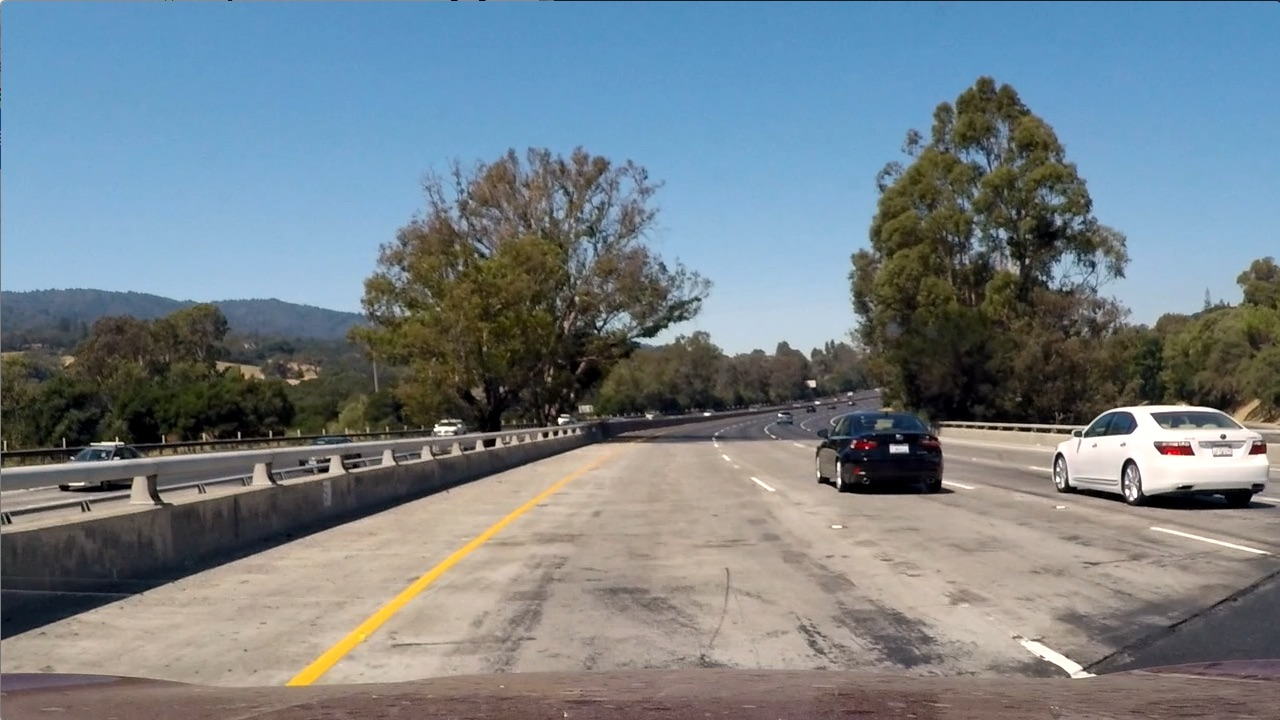
#> input picture test_images/test1.jpg, 1280 x 720 px; its folder holds only this picture in this run
$ jupyter execute image_gen.ipynb   (shell and % lines are left out)   (older library calls are emulated)
#> lines starting #> are read from the running program, lines starting #| are printed output that depends on the picture; after the words box and inside, x2 and y2 are one past the last pixel; in counts of white or black regions, pixels touching at a corner belong together
[cell 1]
import numpy as np
import cv2
import matplotlib.image as mpimg
import matplotlib.pyplot as plt
import glob
import pickle

[cell 2]
# Load saved pickle data

dist_pickle = pickle.load(open("camera_cal/calibration_pickle.p","rb"))
#> (reads camera_cal/calibration_pickle.p from the repository)
dist = dist_pickle["dist"]
mtx = dist_pickle["mtx"]

[cell 3]
class tracker():

    def __init__(self,mywindow_widh,mywindow_height,mymargin,my_ym=1,my_xm=1,my_smooth_factor=15):
        self.recent_centers=[]
        self.window_width=mywindow_widh
        self.window_height=mywindow_height
        self.margin=mymargin
        self.ym_per_pix=my_ym
        self.xm_per_pix=my_xm
        self.smooth_factor=my_smooth_factor


    def find_window_centroids(self,image):

        window_centroids = [] # Store the (left,right) window centroid positions per level
        window = np.ones(self.window_width) # Create our window template that we will use for convolutions

        # First find the two starting positions for the left and right lane by using np.sum to get the vertical image slice
        # and then np.convolve the vertical image slice with the window template

        # Sum quarter bottom of image to get slice, could use a different ratio
        l_sum = np.sum(image[int(3*image.shape[0]/4):,:int(image.shape[1]/2)], axis=0)
        l_center = np.argmax(np.convolve(window,l_sum))-window_width/2
        r_sum = np.sum(image[int(3*image.shape[0]/4):,int(image.shape[1]/2):], axis=0)
        r_center = np.argmax(np.convolve(window,r_sum))-window_width/2+int(image.shape[1]/2)

        # Add what we found for the first layer
        window_centroids.append((l_center,r_center))

        # Go through each layer looking for max pixel locations
        for level in range(1,(int)(image.shape[0]/self.window_height)):
            # convolve the window into the vertical slice of the image
            image_layer = np.sum(image[int(image.shape[0]-(level+1)*self.window_height):int(image.shape[0]-level*window_height),:], axis=0)
            conv_signal = np.convolve(window, image_layer)
            # Find the best left centroid by using past left center as a reference
            # Use window_width/2 as offset because convolution signal reference is at right side of window, not center of window
            offset = self.window_width/2
            l_min_index = int(max(l_center+offset-self.margin,0))
            l_max_index = int(min(l_center+offset+self.margin,image.shape[1]))
            l_center = np.argmax(conv_signal[l_min_index:l_max_index])+l_min_index-offset
            # Find the best right centroid by using past right center as a reference
            r_min_index = int(max(r_center+offset-self.margin,0))
            r_max_index = int(min(r_center+offset+self.margin,image.shape[1]))
            r_center = np.argmax(conv_signal[r_min_index:r_max_index])+r_min_index-offset
            # Add what we found for that layer
            window_centroids.append((l_center,r_center))
#             self.recent_centers = window_centroids
        return window_centroids

[cell 4]
def window_mask(width,height,img_ref,center,level):
    output = np.zeros_like(img_ref)
    output[int(img_ref.shape[0]-(level+1)*height):int(img_ref.shape[0]-level*height),max(0,int(center-width/2)):min(int(center+width/2),img_ref.shape[1])] = 1
    return output

[cell 5]
def abs_sobel_thresh(image, orient='x',sobel_kernel = 3,thresh=(0,255)):


    #     Convert to grayscale
    gray = cv2.cvtColor(image,cv2.COLOR_RGB2GRAY)
    #     Take the derivate in given x or y orient
    if orient=='x':
        sobel = cv2.Sobel(gray,cv2.CV_64F,1,0,ksize=sobel_kernel)
    if orient=='y':
        sobel = cv2.Sobel(gray,cv2.CV_64F,0,1,ksize = sobel_kernel)

    # Calculate the absolute value of x derivate
    abs_sobel = np.absolute(sobel)

    #     scale to 8 bit
    scaled_sobel = np.uint8(255*abs_sobel/np.max(abs_sobel))
    #     create a binary threshold
    binary_output = np.zeros_like(scaled_sobel)
    binary_output[(scaled_sobel>=thresh[0]) & (scaled_sobel<thresh[1])]=1

    return binary_output

# Define a function to return the magnitude of the gradient
# for a given sobel kernel size and threshold values
def mag_thresh(img, sobel_kernel=3, mag_thresh=(0, 255)):
    # Convert to grayscale
    gray = cv2.cvtColor(img, cv2.COLOR_RGB2GRAY)
    # Take both Sobel x and y gradients
    sobelx = cv2.Sobel(gray, cv2.CV_64F, 1, 0, ksize=sobel_kernel)
    sobely = cv2.Sobel(gray, cv2.CV_64F, 0, 1, ksize=sobel_kernel)
    # Calculate the gradient magnitude
    gradmag = np.sqrt(sobelx**2 + sobely**2)
    # Rescale to 8 bit
    scale_factor = np.max(gradmag)/255
    gradmag = (gradmag/scale_factor).astype(np.uint8)
    # Create a binary image of ones where threshold is met, zeros otherwise
    binary_output = np.zeros_like(gradmag)
    binary_output[(gradmag >= mag_thresh[0]) & (gradmag <= mag_thresh[1])] = 1

    # Return the binary image
    return binary_output

def color_thresh(image,sthresh=(0,255),vthresh=(0,255)):
    hls = cv2.cvtColor(image,cv2.COLOR_RGB2HLS)
    s_channel = hls[:,:,2]
    s_binary = np.zeros_like(s_channel)
    s_binary[(s_channel >= sthresh[0])&(s_channel <= sthresh[1])]=1

#     hsv = cv2.cvtColor(image,cv2.COLOR_RGB2HSV)
#     v_channel= hsv[:,:,2]
#     v_binary = np.zeros_like(v_channel)
#     v_binary[(v_channel >= vthresh[0]) & (v_channel < vthresh[1])]=1

    output = np.zeros_like(s_channel)

    output[(s_binary==1) ]=1
#     output[(s_binary==1) & (v_binary==1)]=1
    # Stack each channel
#     color_binary = np.dstack(( np.zeros_like(sxbinary), sxbinary, s_binary)) * 255

#     write_img = 'color_thresh_image'+str(idx)+'.jpg'
#     cv2.imwrite('output_images/'+write_img,output)


    return output

# Define a function to threshold an image for a given range and Sobel kernel
def dir_threshold(img, sobel_kernel=3, thresh=(0, np.pi/2)):
    # Grayscale
    gray = cv2.cvtColor(img, cv2.COLOR_RGB2GRAY)
    # Calculate the x and y gradients
    sobelx = cv2.Sobel(gray, cv2.CV_64F, 1, 0, ksize=sobel_kernel)
    sobely = cv2.Sobel(gray, cv2.CV_64F, 0, 1, ksize=sobel_kernel)
    # Take the absolute value of the gradient direction,
    # apply a threshold, and create a binary image result
    absgraddir = np.arctan2(np.absolute(sobely), np.absolute(sobelx))
    binary_output =  np.zeros_like(absgraddir)
    binary_output[(absgraddir >= thresh[0]) & (absgraddir <= thresh[1])] = 1

    # Return the binary image
    return binary_output

[cell 6]
# Read Images
images = glob.glob('test_images/test*.jpg')
print(len(images))
for idx,fname in enumerate(images):
    img= cv2.imread(fname)
#> img is the input picture: shape (720, 1280, 3); mean B, G, R 135.5, 128.7, 117.5
    img = cv2.undistort(img,mtx,dist,None,mtx)

    combined_binary = np.zeros_like(img[:,:,0])

    gradx = abs_sobel_thresh(img,orient='x',thresh=(20,100))
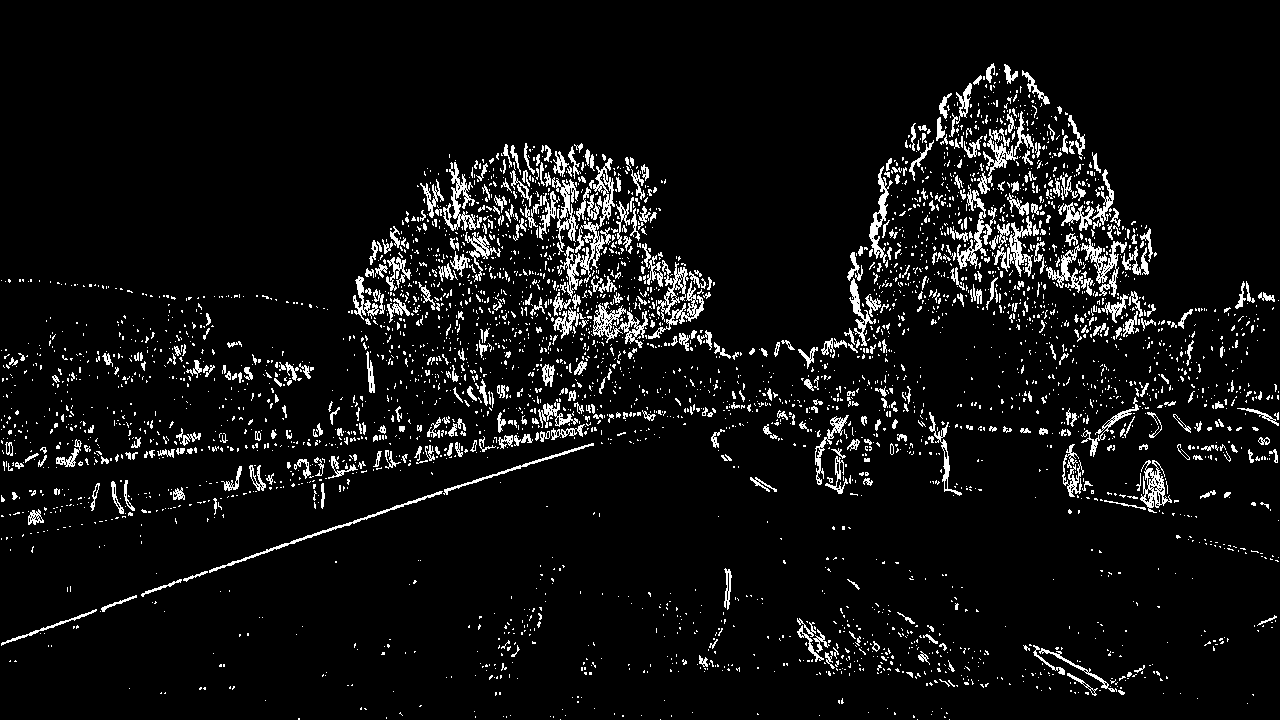
#> gradx: shape (720, 1280); values 0 (black) and 1 (white), 6.5% white in thin lines or dots
    grady = abs_sobel_thresh(img,orient='y',thresh=(25,255))
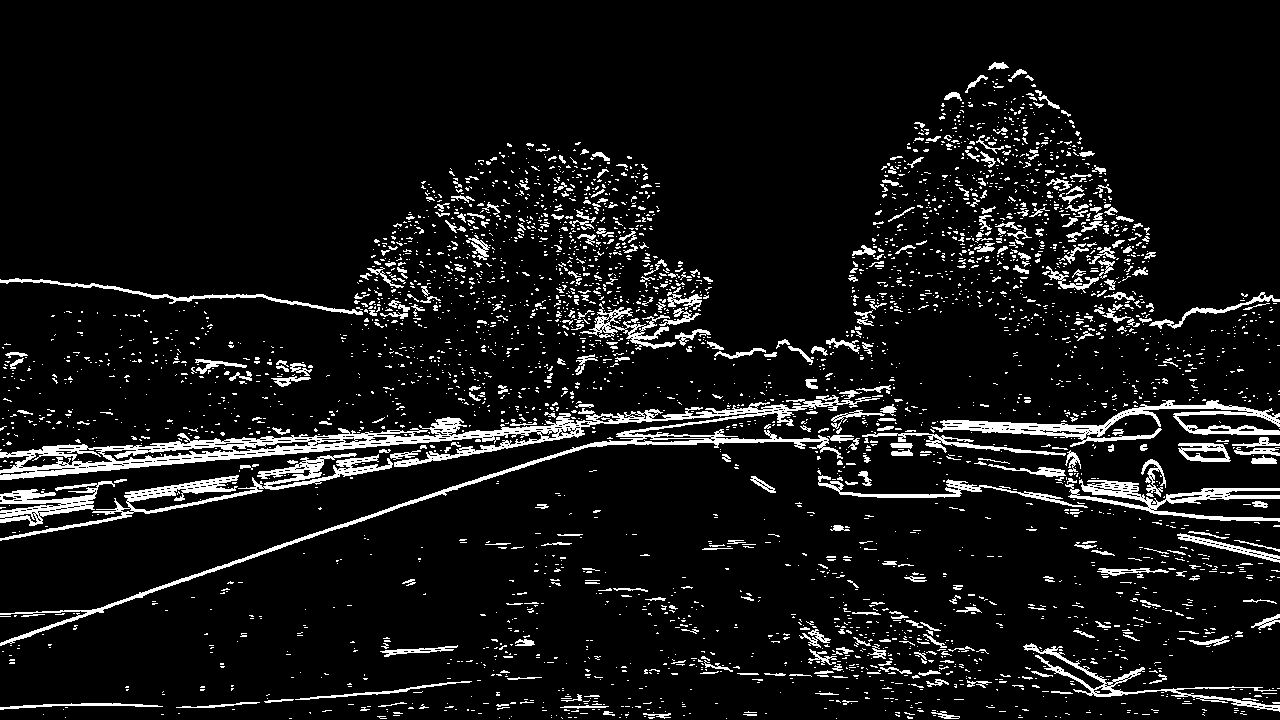
#> grady: shape (720, 1280); values 0 (black) and 1 (white), 8.2% white; 3818 white regions (3390 under 20 px), largest, box (x1, y1, x2, y2) and area: (0, 395, 880, 646) 15306, (931, 400, 1280, 447) 3926, (0, 453, 393, 541) 3920
    mag_binary = mag_thresh(img)
#> in mag_thresh, `scale_factor = np.max(gradmag)/255`: scale_factor = 3.26
#> mag_binary: shape (720, 1280); every value is 1
    dir_binary = dir_threshold(img)
#> dir_binary: shape (720, 1280) float64; every value is 1


    c_binary = color_thresh(img,sthresh=(100,255),vthresh=(50,100))
#> in color_thresh, `hls = cv2.cvtColor(image,cv2.COLOR_RGB2HLS)`: hls: shape (720, 1280, 3); mean of channels 0, 1, 2 68.6, 128, 74
#> c_binary: shape (720, 1280); values 0 (black) and 1 (white), 36.5% white; 967 white regions (755 under 20 px), largest, box (x1, y1, x2, y2) and area: (0, 0, 1280, 312) 289531, (1069, 407, 1280, 495) 7456, (266, 446, 622, 703) 6320

    combined_binary[(gradx==1) & (grady==1) | (mag_binary==1)&(dir_binary==1) |(c_binary==1) ]=1

    write_img = 'binary_image'+str(idx)+'.jpg'
    cv2.imwrite('examples/'+write_img,combined_binary)


    img_size = (img.shape[1],img.shape[0])
#> img_size = (1280, 720)
    bot_width = 0.76
    mid_width= 0.08
    height_pct = 0.62
    bottom_trim = 0.935
    src = np.float32([[img.shape[1]*(0.5-mid_width/2),img.shape[0]*height_pct],[img.shape[1]*(0.5+mid_width/2),img.shape[0]*height_pct],[img.shape[1]*(0.5+bot_width/2),img.shape[0]*bottom_trim],[img.shape[1]*(0.5-bot_width/2),img.shape[0]*bottom_trim]])
    print(src)
#| [[ 588.8  446.4]
#|  [ 691.2  446.4]
#|  [1126.4  673.2]
#|  [ 153.6  673.2]]
    offset=img_size[0]*0.25
#> offset = 320
    dst = np.float32([[offset,0],[img_size[0]-offset,0],[img_size[0]-offset,img_size[1]],[offset,img_size[1]]])


#     src = np.float32(
#     [[(img_size[0] / 2) - 55, img_size[1] / 2 + 100],
#     [((img_size[0] / 6) - 10), img_size[1]],
#     [(img_size[0] * 5 / 6) + 60, img_size[1]],
#     [(img_size[0] / 2 + 55), img_size[1] / 2 + 100]])

#     dst = np.float32(
#     [[(img_size[0] / 4), 0],
#     [(img_size[0] / 4), img_size[1]],
#     [(img_size[0] * 3 / 4), img_size[1]],
#     [(img_size[0] * 3 / 4), 0]])


    M = cv2.getPerspectiveTransform(src,dst)
    Minv = cv2.getPerspectiveTransform(dst,src)
    warped_img = cv2.warpPerspective(combined_binary,M,img_size,flags= cv2.INTER_LINEAR)


#     write_img = 'warped_image'+str(idx)+'.jpg'
#     print(write_img)
#     cv2.imwrite('examples/'+write_img,warped_img)


    window_width=50
    window_height=80
    margin=50
    ym_per_pix = 30/720 # meters per pixel in y dimension
    xm_per_pix = 3.7/700 # meters per pixel in x dimension

    curve_center = tracker(window_width,window_height,margin,xm_per_pix,ym_per_pix,15)
    window_centroids = curve_center.find_window_centroids(warped_img)
#> warped_img: shape (720, 1280); values 0 (black) and 1 (white), 99% white; 2 black regions, box (x1, y1, x2, y2) and area: (0, 677, 214, 720) 4715, (1066, 677, 1280, 720) 4708
    print(window_centroids)
#| [(238.0, 664.0), (188.0, 614.0), (138.0, 564.0), (88.0, 514.0), (38.0, 464.0), (24.0, 414.0), (24.0, 364.0), (24.0, 314.0), (24.0, 264.0)]


    # If we found any window centers
    if len(window_centroids) > 0:


        # Points used to draw all the left and right windows
        l_points = np.zeros_like(warped_img)
        r_points = np.zeros_like(warped_img)

        leftx=[]
        rightx=[]

        # Go through each level and draw the windows
        for level in range(0,len(window_centroids)):

            leftx.append(window_centroids[level][0])
            rightx.append(window_centroids[level][1])

            # Window_mask is a function to draw window areas
            l_mask = window_mask(window_width,window_height,warped_img,window_centroids[level][0],level)
            r_mask = window_mask(window_width,window_height,warped_img,window_centroids[level][1],level)

            # Add graphic points from window mask here to total pixels found
            l_points[(l_points == 255) | ((l_mask == 1) ) ] = 255
            r_points[(r_points == 255) | ((r_mask == 1) ) ] = 255
#> l_points: shape (720, 1280); 3.9% white; 1 white region, box (x1, y1, x2, y2) and area: (0, 0, 263, 720) 35680
#> r_points: shape (720, 1280); 3.9% white; 1 white region, box (x1, y1, x2, y2) and area: (239, 0, 689, 720) 36000
#> after the loop, leftx = [238, 188, 138, 88, 38, 24, 24, 24, 24]

        # Draw the results
        template = np.array(r_points+l_points,np.uint8) # add both left and right window pixels together
        zero_channel = np.zeros_like(template) # create a zero color channel
        template = np.array(cv2.merge((zero_channel,template,zero_channel)),np.uint8) # make window pixels green
        warpage= np.dstack((warped_img, warped_img, warped_img))*255 # making the original road pixels 3 color channels
        output = cv2.addWeighted(warpage, 1, template, 0.5, 0.0) # overlay the orignal road image with window results

    # If no window centers found, just display orginal road image
    else:
        output = np.array(cv2.merge((warped_img,warped_img,warped_img)),np.uint8)

    write_img = 'lane_image'+str(idx)+'.jpg'
    print(write_img)
    cv2.imwrite('examples/'+write_img,output)


    yvals =range(0,warped_img.shape[0])


    res_vals = np.arange(warped_img.shape[0]-(window_height/2),0,-window_height)


    left_fit = np.polyfit(res_vals,leftx,2)
#> left_fit = [0.000822, -0.25, 35.78]
    left_fitx = left_fit[0]*yvals*yvals+left_fit[1]*yvals+left_fit[2]
    left_fitx = np.array(left_fitx,np.int32)

    right_fit= np.polyfit(res_vals,rightx,2)
    right_fitx= right_fit[0]*yvals*yvals+right_fit[1]*yvals+right_fit[2]
    right_fitx = np.array(right_fitx,np.int32)

    left_lane = np.array(list(zip(np.concatenate((left_fitx-window_width/2,left_fitx[::-1]+window_width/2),axis=0),np.concatenate((yvals,yvals[::-1]),axis=0))),np.int32)
    right_lane = np.array(list(zip(np.concatenate((right_fitx-window_width/2,right_fitx[::-1]+window_width/2),axis=0),np.concatenate((yvals,yvals[::-1]),axis=0))),np.int32)
    middle_marker = np.array(list(zip(np.concatenate((right_fitx-window_width/2,right_fitx[::-1]+window_width/2),axis=0),np.concatenate((yvals,yvals[::-1]),axis=0))),np.int32)

    road = np.zeros_like(img)
    road_bkg = np.zeros_like(img)
    cv2.fillPoly(road,[left_lane],color=[255,0,0])
    cv2.fillPoly(road,[right_lane],color=[0,0,255])
#> road: shape (720, 1280, 3); mean of channels 0, 1, 2 9.8, 0, 10.2
    cv2.fillPoly(road_bkg,[left_lane],color=[255,255,255])
#> road_bkg: shape (720, 1280, 3); 3.9% white; 1 white region, box (x1, y1, x2, y2) and area: (0, 0, 306, 720) 35511
    cv2.fillPoly(road_bkg,[right_lane],color=[255,255,255])
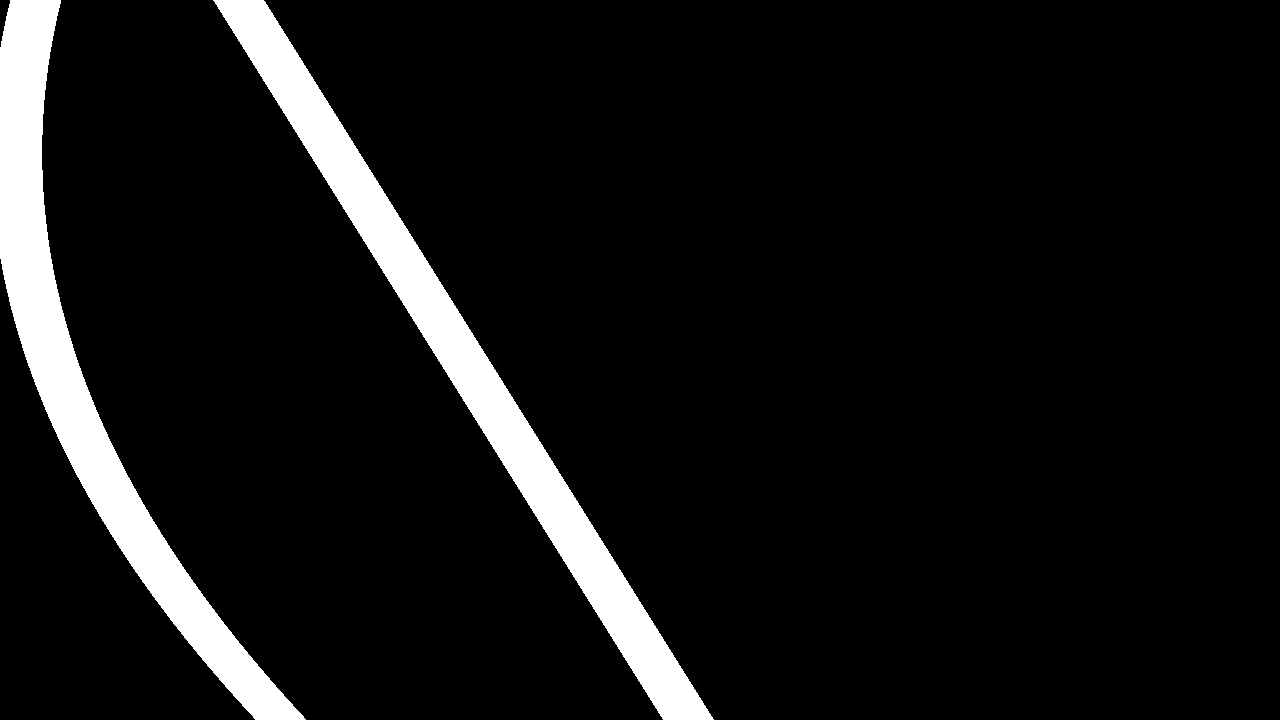
#> road_bkg: shape (720, 1280, 3); 7.8% white; 2 white regions, box (x1, y1, x2, y2) and area: (213, 0, 714, 720) 36720, (0, 0, 306, 720) 35511

    road_warped = cv2.warpPerspective(road,Minv,img_size,flags=cv2.INTER_LINEAR)
    road_bkg_warped = cv2.warpPerspective(road_bkg,Minv,img_size,flags=cv2.INTER_LINEAR)

    base = cv2.addWeighted(img,1.0,road_warped,-1.0,0.0)
    result = cv2.addWeighted(base,1.0,road_bkg_warped,1.0,0.0)

    xm_per_pix = curve_center.xm_per_pix
    ym_per_pix = curve_center.ym_per_pix

    curve_fit_cr = np.polyfit(np.array(res_vals,np.float32)*ym_per_pix,np.array(leftx,np.float32),2)
#     curve_fit_cr = np.polyfit(np.array(res_vals,np.float32)*ym_per_pix,np.array(leftx,np.float32),2)
    curverad = ((1+(2*curve_fit_cr[0]*yvals[-1]*ym_per_pix+curve_fit_cr[1])**2)**1.5)/(np.absolute(2*curve_fit_cr[0]))


    camera_center = (left_fitx[-1]+right_fitx[-1])/2
    center_diff = (camera_center-img.shape[1]/2)*xm_per_pix
    side_pos='left'
    if(center_diff<=0):
        side_pos='right'

    cv2.putText(result,'Center of curvature = '+str(round(curverad,3))+'(m)',(50,50),cv2.FONT_HERSHEY_SIMPLEX,1,(255,255,255),2)
    cv2.putText(result,'Vehicle is '+str(round(center_diff,3)) + 'm' +side_pos+' of center ',(50,100),cv2.FONT_HERSHEY_SIMPLEX,1,(255,255,255),2)
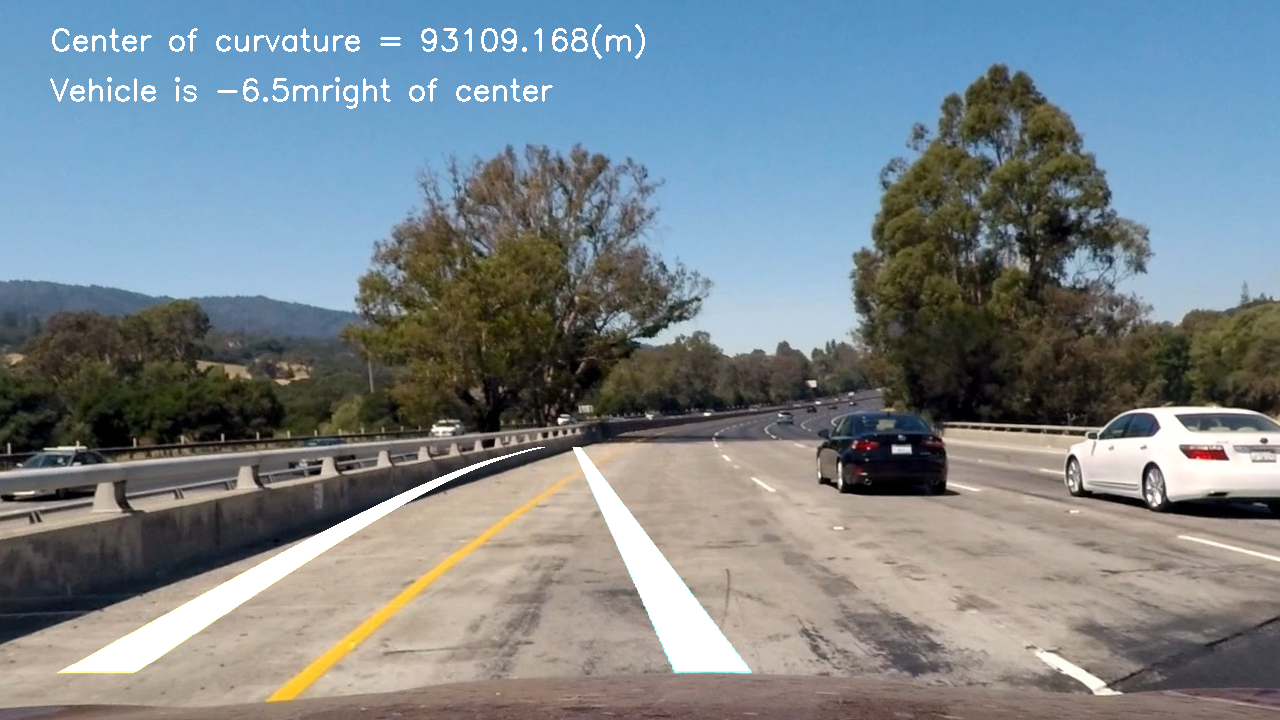
#> result: shape (720, 1280, 3); mean B, G, R 138.9, 132.8, 122.2

    name = "test_images/tracked"+str(idx)+".jpg"

    cv2.imwrite(name,result)
